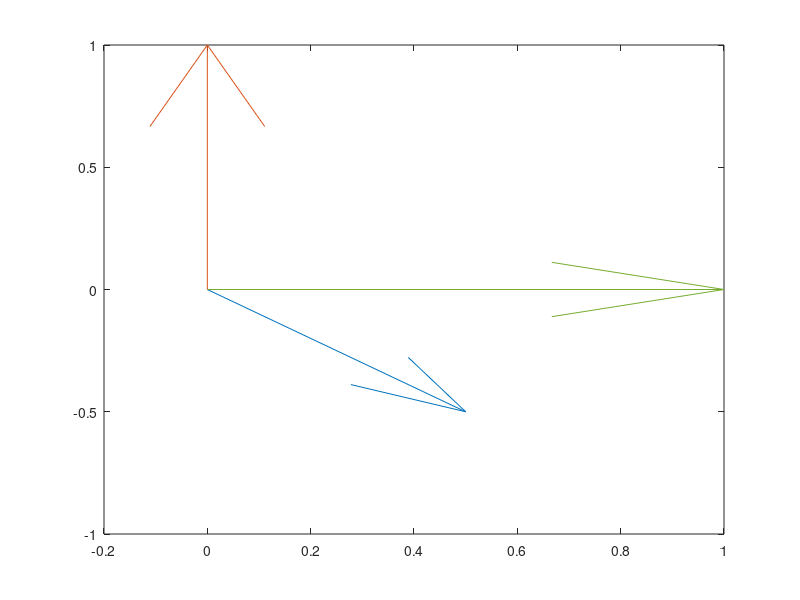

This chart was generated by the following MATLAB code:
clc; clear; close all;

%% Determine angle between two vectors

% Method 1 - DOES NOT WORK AS INTENDED
u = [0.5;-0.5];
v = [1;0];
q = [0;1];
CosTheta = max(min(dot(u,v)/(norm(u)*norm(v)),1),-1);
degrees = CosTheta * 180 / pi;

% Plot
quiver(0,0,u(1),u(2),1)
hold on
quiver(0,0,v(1),v(2),1)
quiver(0,0,q(1),q(2),1)
hold off

% Method 2 - WORKS PROPERLY BUT ONLY RETURNS VALUES UNDER 180 DEGREES
u3 = [u;0]
v3 = [v;0]
q3 = [q;0]
atanTheta = atan2(norm(cross(u3,v3)),dot(u3,v3))
degrees = atanTheta * 180 / pi

% Plot
quiver(0,0,u3(1),u3(2),1)
hold on
quiver(0,0,v3(1),v3(2),1)
quiver(0,0,q3(1),q3(2),1)
hold off